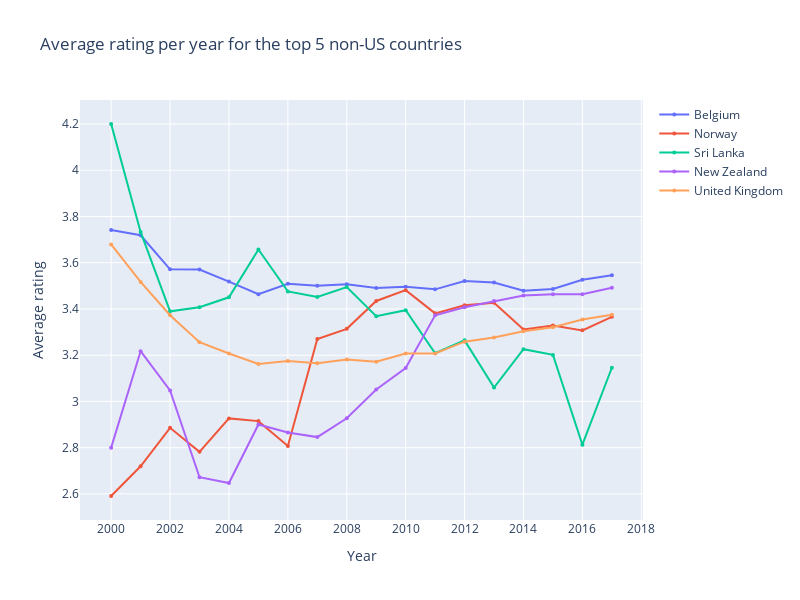

Notebook code for this chart:
### Code cell
obj = {}
for state in average_rating_no_US.sort_values('count', ascending=False).head(5)['location']:
    filtered = df_ratings_no_text[df_ratings_no_text['country_brewery'] == state].groupby('year').agg({'rating': 'mean'}).reset_index()
    obj[state] = filtered
obj_combined = obj_combined | obj
plots_values_over_time(obj, 'year', 'rating', 'Year', 'Average rating', 'Average rating per year for the top 5 non-US countries')

### Figure 1 — Plotly figure (JSON) as saved in the notebook; plotly's stock layout.template omitted (floating-point values rounded to 4 significant figures)
{"data": [{"marker": {"size": 4}, "mode": "lines+markers", "name": "Belgium", "type": "scatter", "x": [2000, 2001, 2002, 2003, 2004, 2005, 2006, 2007, 2008, 2009, 2010, 2011, 2012, 2013, 2014, 2015, 2016, 2017], "y": [3.741, 3.719, 3.571, 3.57, 3.518, 3.464, 3.509, 3.501, 3.507, 3.49, 3.496, 3.485, 3.521, 3.514, 3.479, 3.487, 3.526, 3.546]}, {"marker": {"size": 4}, "mode": "lines+markers", "name": "Norway", "type": "scatter", "x": [2000, 2001, 2002, 2003, 2004, 2005, 2006, 2007, 2008, 2009, 2010, 2011, 2012, 2013, 2014, 2015, 2016, 2017], "y": [2.591, 2.72, 2.886, 2.782, 2.927, 2.915, 2.807, 3.27, 3.314, 3.434, 3.481, 3.381, 3.416, 3.427, 3.311, 3.328, 3.307, 3.366]}, {"marker": {"size": 4}, "mode": "lines+markers", "name": "Sri Lanka", "type": "scatter", "x": [2000, 2001, 2002, 2003, 2004, 2005, 2006, 2007, 2008, 2009, 2010, 2011, 2012, 2013, 2014, 2015, 2016, 2017], "y": [4.2, 3.733, 3.39, 3.408, 3.45, 3.657, 3.476, 3.452, 3.495, 3.369, 3.394, 3.208, 3.264, 3.06, 3.226, 3.201, 2.813, 3.146]}, {"marker": {"size": 4}, "mode": "lines+markers", "name": "New Zealand", "type": "scatter", "x": [2000, 2001, 2002, 2003, 2004, 2005, 2006, 2007, 2008, 2009, 2010, 2011, 2012, 2013, 2014, 2015, 2016, 2017], "y": [2.8, 3.217, 3.047, 2.672, 2.647, 2.9, 2.866, 2.846, 2.927, 3.052, 3.145, 3.373, 3.408, 3.434, 3.459, 3.463, 3.464, 3.491]}, {"marker": {"size": 4}, "mode": "lines+markers", "name": "United Kingdom", "type": "scatter", "x": [2000, 2001, 2002, 2003, 2004, 2005, 2006, 2007, 2008, 2009, 2010, 2011, 2012, 2013, 2014, 2015, 2016, 2017], "y": [3.679, 3.517, 3.373, 3.256, 3.207, 3.162, 3.175, 3.165, 3.181, 3.172, 3.207, 3.208, 3.258, 3.277, 3.303, 3.321, 3.354, 3.375]}], "layout": {"height": 600, "title": {"text": "Average rating per year for the top 5 non-US countries"}, "width": 800, "xaxis": {"dtick": 2, "tick0": 2002, "tickmode": "linear", "title": {"text": "Year"}}, "yaxis": {"title": {"text": "Average rating"}}}}
